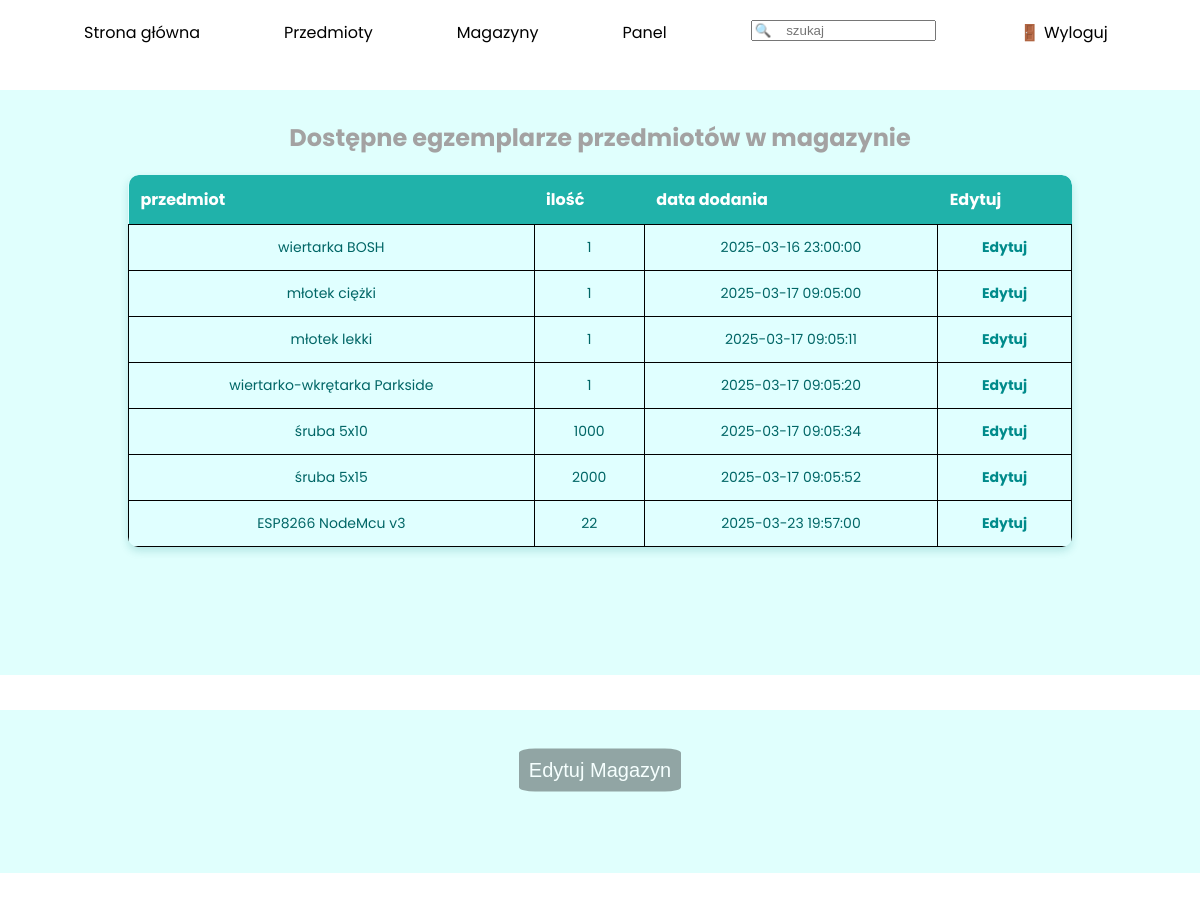
The app's page /sites/warehouse_details.php?nazwa=główny (signed in) with its own data.
### tables this page shows
CREATE TABLE `egzemplarze` (
  `id` int(11) NOT NULL,
  `id_przedmiotu` int(11) NOT NULL,
  `id_magazynu` int(11) NOT NULL,
  `stan` varchar(20) NOT NULL DEFAULT 'Nowy',
  `opis` text NOT NULL,
  `ilosc` int(11) NOT NULL DEFAULT 1,
  `data_dodania` timestamp NOT NULL DEFAULT current_timestamp()
);

CREATE TABLE `przedmioty` (
  `id` int(11) NOT NULL,
  `nazwa` varchar(50) NOT NULL,
  `opis` text NOT NULL,
  `zdjecie` varchar(60) NOT NULL,
  `id_kat` int(11) NOT NULL
);

### functions.php (called while the page is built, shortened)
<?php
    function checkPowerDifferentThan($x){
        if($_SESSION['power'] != '0'){
            return true;
        }
        return false;
    }
?>

### sites/warehouse_details.php (the view, shortened to what this page needs)
<!DOCTYPE html>
<html lang="en">
<head>
    <link rel="stylesheet" href="../styles/style.css">
</head>
<body>
    <?php
        include '../functions.php';
    ?>
    <menu id="nav">
        <ul>
            <a href="../index.php">
                <li>Strona główna</li>
            </a>
            <a href="items.php">
                <li>Przedmioty</li>
            </a>
            <a href="warehouses.php">
                <li>Magazyny</li>
            </a>
            <a href="panel.php">
                <?php
                    echo "<li>Panel</li>";
                ?>
            </a>
            <li><input type="text" name="search" id="search" placeholder="🔍    szukaj"></li>
            <?php
                if(isset($_SESSION['login'])){
                    echo "<a href='logout.php' id='logout-btn'>";
                    echo "    <li>🚪 Wyloguj</li>";
                    echo "</a>";
                }
            ?>
        </ul>
    </menu>
    <main>
        <section class="availableItems">
            <h1>Dostępne egzemplarze przedmiotów w magazynie</h1>
            <table class="normalTable">
                <?php
                    $db = mysqli_connect('localhost', 'root', '', 'magazyn');
                    echo "<tr>";
                    echo "<th>przedmiot</th> <th>ilość</th> <th>data dodania</th>";
                    if(checkPowerDifferentThan(0)){
                        echo "<th>Edytuj</th>";
                    }
                    echo "</tr>";
                    $s = "SELECT przedmioty.nazwa, ilosc, data_dodania FROM egzemplarze INNER JOIN przedmioty ON egzemplarze.id_przedmiotu = przedmioty.id INNER JOIN magazyny ON egzemplarze.id_magazynu = magazyny.id WHERE magazyny.nazwa='". $_GET['nazwa']."'";
                    $q = mysqli_query($db, $s);
                    while($fRow = mysqli_fetch_row($q)){
                        echo "<tr>";
                        echo "<td>$fRow[0]</td> <td>$fRow[1]</td> <td>$fRow[2]</td> ";
                        if(checkPowerDifferentThan(0)){
                            echo "<td><a href='item_details.php?nazwa=$fRow[0]'>Edytuj</a></td>";
                        }
                        echo "</tr>";
                    }
                ?>
            </table>
        </section>
        <?php
        if(checkPowerDifferentThan(0)){
            echo "<section id='itemInfo'>";
                echo "<button id='editButton' onclick='toggleForm()'>Edytuj Magazyn</button>";
                echo "<br>";
            echo "</section>";
        }
        ?>
    </main>
</body>

### styles/style.css (style rules this page uses)
body { margin: 0; padding: 0; font-family: "Poppins", Arial, sans-serif; scroll-behavior: smooth; }
#nav { width: 100%; height: 50px; margin: 20px 0; padding: 0; }
#nav > ul { margin: 0; padding: 0; justify-content: space-evenly; list-style: none; }
#nav > ul > a > li, #nav > ul > li > input { margin: 0; margin-left: 7%; float: left; color: black; transition: transform 0.5s; }
section { width: 100%; color: #a3a2a2; background-color: rgba(102, 255, 242, 0.2); text-align: center; padding: 10px; box-sizing: border-box; margin-bottom: 35px; }
#editButton { border-radius: 10%; margin: 50px 0; position: inherit; }
button { background-color: rgba(0, 0, 0, 0.5); color: white; border: none; padding: 10px; cursor: pointer; border-radius: 50%; font-size: 20px; opacity: 0.7; transition: opacity 0.3s; position: absolute; top: 50%; transform: translateY(-50%); z-index: 1; }
.normalTable tr td { border: 1px solid black; }
.normalTable { width: 80%; margin: auto; border-collapse: collapse; background-color: #e0ffff; box-shadow: 0 4px 8px rgba(0, 128, 128, 0.2); border-radius: 10px; overflow: hidden; margin-bottom: 10%; }
.normalTable th { background-color: #20b2aa; color: white; padding: 12px; text-align: left; font-size: 16px; }
.normalTable td { padding: 12px; border-bottom: 1px solid #b2d8d8; font-size: 14px; color: #006666; }
.normalTable a { color: #008b8b; text-decoration: none; font-weight: bold; }
.normalTable tr:first-child th:first-child { border-top-left-radius: 10px; }
.normalTable tr:first-child th:last-child { border-top-right-radius: 10px; }
.normalTable tr:last-child td:first-child { border-bottom-left-radius: 10px; }
.normalTable tr:last-child td:last-child { border-bottom-right-radius: 10px; }

### records on screen
egzemplarze: id_przedmiotu.nazwa "wiertarka BOSH", ilosc "1", data_dodania "2025-03-16 23:00:00"
egzemplarze: id_przedmiotu.nazwa "młotek ciężki", ilosc "1", data_dodania "2025-03-17 09:05:00"
egzemplarze: id_przedmiotu.nazwa "młotek lekki", ilosc "1", data_dodania "2025-03-17 09:05:11"
egzemplarze: id_przedmiotu.nazwa "wiertarko-wkrętarka Parkside", ilosc "1", data_dodania "2025-03-17 09:05:20"
egzemplarze: id_przedmiotu.nazwa "śruba 5x10", ilosc "1000", data_dodania "2025-03-17 09:05:34"
egzemplarze: id_przedmiotu.nazwa "śruba 5x15", ilosc "2000", data_dodania "2025-03-17 09:05:52"
egzemplarze: id_przedmiotu.nazwa "ESP8266 NodeMcu v3", ilosc "22", data_dodania "2025-03-23 19:57:00"
